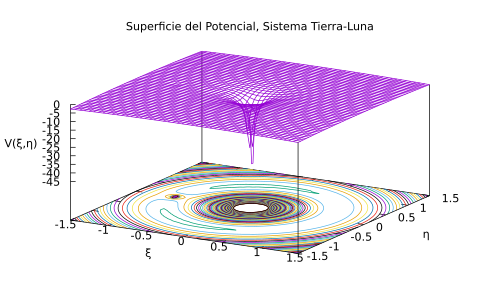

This figure's gnuplot source:
#    2021-04-11
#    surfaceTierraLuna.gp
#    Diego Sarceño (dsarceno68@gmail.com)

#    Programa superficies de nivel, sistema tierra luna

#    Codificación del texto: UTF8
#    Compiladores probados: GNUPLOT (Ubuntu 20.04 Linux) 5.2
#    Instrucciones de compilación: no requere nada mas
#    gnuplot surfaceTierraLuna.gp

#    Copyright (C) 2021
#    D. R. Sarceño Ramírez
#    dsarceno68@gmail.com
#
#    This program is free software: you can redistribute it and/or
#    modify it under the terms of the GNU General Public License as
#    published by the Free Software Foundation, either version 3 of
#    the License, or (at your option) any later version.
#
#    This program is distributed in the hope that it will be useful,
#    but WITHOUT ANY WARRANTY; without even the implied warranty of
#    MERCHANTABILITY or FITNESS FOR A PARTICULAR PURPOSE.  See the GNU
#    General Public License for more details.
#
#    You should have received a copy of the GNU General Public License
#    along with this program.  If not, see
#    <http://www.gnu.org/licenses/>.

# PROGRAM
# terminal
set terminal pdf
set output 'surfaceTierraLuna.pdf'

# divisiones en la superficies para una mejor visión
set isosamples 50

# labels
set title 'Superficie del Potencial, Sistema Tierra-Luna'
set xlabel 'ξ'
set ylabel 'η'
set zlabel 'V(ξ,η)'

# superficies de nivel
set size ratio -1
set nokey
set contours
set cntrparam levels incremental -5,0.05,0



## plot
# ranges
set xrange [-1.5:1.5]
set yrange [-1.5:1.5]

# constantes
G = 6.6738E-11
Me = 5.972E24
Ml = 7.349E22
a = 3.844E8
xi1 = Ml/(Me + Ml)
xi2 = xi1 - 1
K = (Me + Ml)*G/a

splot ( xi2/sqrt((x - xi1)**2 + y**2) - xi1/sqrt((x - xi2)**2 + y**2) - 0.5*(x**2 + y**2) ) t 'V'
